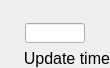
        <widget class="PyDMFrame" name="composite_1">
          <property name="geometry">
            <rect>
              <x>220</x>
              <y>370</y>
              <width>110</width>
              <height>68</height>
            </rect>
          </property>
          <property name="sizePolicy">
            <sizepolicy hsizetype="Ignored" vsizetype="Ignored">
              <horstretch>0</horstretch>
              <verstretch>0</verstretch>
            </sizepolicy>
          </property>
          <layout class="QGridLayout" name="gridLayout_2" columnstretch="25,60,1,24" rowstretch="18,5,20,5,20">
            <property name="leftMargin">
              <number>0</number>
            </property>
            <property name="topMargin">
              <number>0</number>
            </property>
            <property name="rightMargin">
              <number>0</number>
            </property>
            <property name="bottomMargin">
              <number>0</number>
            </property>
            <property name="horizontalSpacing">
              <number>0</number>
            </property>
            <property name="verticalSpacing">
              <number>0</number>
            </property>
            <item row="4" column="0" colspan="4">
              <widget class="QLabel" name="text_11">
                <property name="geometry">
                  <rect>
                    <x>0</x>
                    <y>48</y>
                    <width>110</width>
                    <height>20</height>
                  </rect>
                </property>
                <property name="sizePolicy">
                  <sizepolicy hsizetype="Ignored" vsizetype="Ignored">
                    <horstretch>0</horstretch>
                    <verstretch>0</verstretch>
                  </sizepolicy>
                </property>
                <property name="text">
                  <string>Update time</string>
                </property>
                <property name="font">
                  <font>
                    <pointsize>12</pointsize>
                  </font>
                </property>
                <property name="brush" stdset="0">
                  <brush brushstyle="SolidPattern">
                    <color alpha="255">
                      <red>0</red>
                      <green>0</green>
                      <blue>0</blue>
                    </color>
                  </brush>
                </property>
                <property name="toolTip">
                  <string>text_11</string>
                </property>
                <property name="alignment">
                  <set>Qt::AlignRight|Qt::AlignTrailing|Qt::AlignVCenter</set>
                </property>
                <property name="styleSheet">
                  <string notr="true">QLabel#text_11 {
  color: rgb(0, 0, 0);
  }</string>
                </property>
              </widget>
            </item>
            <item row="2" column="1">
              <widget class="PyDMLineEdit" name="text_entry_3">
                <property name="geometry">
                  <rect>
                    <x>25</x>
                    <y>23</y>
                    <width>60</width>
                    <height>20</height>
                  </rect>
                </property>
                <property name="sizePolicy">
                  <sizepolicy hsizetype="Ignored" vsizetype="Ignored">
                    <horstretch>0</horstretch>
                    <verstretch>0</verstretch>
                  </sizepolicy>
                </property>
                <property name="channel" stdset="0">
                  <string>ca://${P}${R}UpdateTime</string>
                </property>
                <property name="toolTip">
                  <string>${P}${R}UpdateTime</string>
                </property>
                <property name="font">
                  <font>
                    <pointsize>12</pointsize>
                  </font>
                </property>
                <property name="styleSheet">
                  <string notr="true">PyDMLineEdit#text_entry_3 {
  color: rgb(0, 0, 0);
  background-color: rgb(115, 223, 255);
  border: 1px solid black;
  margin: 0px;
  padding: 0px;
  spacing: 0px;
  }</string>
                </property>
              </widget>
            </item>
            <item row="0" column="1" colspan="2">
              <widget class="PyDMLabel" name="text_update_10">
                <property name="geometry">
                  <rect>
                    <x>25</x>
                    <y>0</y>
                    <width>61</width>
                    <height>18</height>
                  </rect>
                </property>
                <property name="sizePolicy">
                  <sizepolicy hsizetype="Ignored" vsizetype="Ignored">
                    <horstretch>0</horstretch>
                    <verstretch>0</verstretch>
                  </sizepolicy>
                </property>
                <property name="toolTip">
                  <string>PV: ${P}${R}UpdateTime_RBV</string>
                </property>
                <property name="channel" stdset="0">
                  <string>ca://${P}${R}UpdateTime_RBV</string>
                </property>
                <property name="font">
                  <font>
                    <pointsize>10</pointsize>
                  </font>
                </property>
                <property name="alignment">
                  <set>Qt::AlignCenter</set>
                </property>
                <property name="textInteractionFlags">
                  <set>Qt::TextSelectableByKeyboard|Qt::TextSelectableByMouse</set>
                </property>
                <property name="styleSheet">
                  <string notr="true">PyDMLabel#text_update_10 {
  color: rgb(10, 0, 184);
  background-color: rgb(187, 187, 187);
  }</string>
                </property>
              </widget>
            </item>
          </layout>
        </widget>
